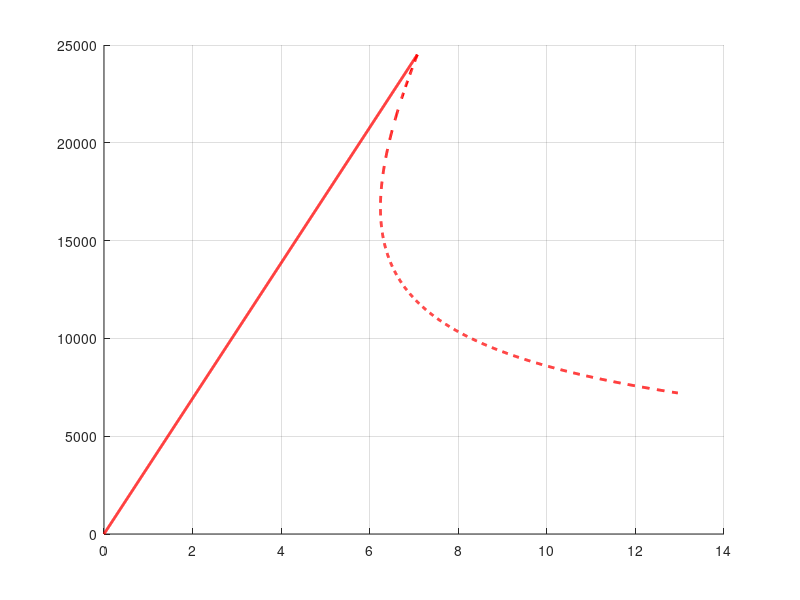

The MATLAB source for this figure: (Note: this script raises an error after producing the figure.)
clear;
close all
    
files = {"ENFTauShear30.mat","ENFTauShear60.mat","ENFTauShear120.mat"};
labels = {'\tau_t^0 = 30 MPa','\tau_t^0 = 60 MPa','\tau_t^0 = 120 MPa'};
outDir = 'C:\Users\david\Desktop\PlotsResultats\3.ENF';

if ~exist(outDir,'dir')
    mkdir(outDir);
end

figPos = [100 100 1200 900];
fontSize = 22;
lineWidth = 2;

E  = 120e9;
nu = 0.3;
GIIc = 1002;
b  = 1;
h  = 1.55e-3;
a0 = 35e-3;
aMax = 120e-3;
L = 75e-3;

nuStress = nu/(1+nu); 
EStress  = E*(1-nuStress^2);    

E = EStress;
nu = nuStress;

a = linspace(a0,aMax,1000);

% FProp = sqrt((16*b^2*h^3*E*GIIc)./(9*a.^2));
% uProp = FProp.*(3*a.^3 + 2*L.^3)./(8*b*h.^3*E);
% 
% Fenf = sqrt((16*b^2*h^3*E*GIIc)/(9*a0^2));
% Cenf = (3*a0^3 + 2*L^3)/(8*b*h^3*E);
% uenf = Cenf*Fenf;
% 
% uElastic = linspace(0,uenf,1000);
% FElastic = uElastic/Cenf;

G = E/(2*(1+nu));

Gamma = 1.18*E/G;
chi   = sqrt(E/(11*G)*(3 - 2*(Gamma/(1+Gamma))^2));

aEff  = a  + 0.42*chi*h;
a0Eff = a0 + 0.42*chi*h;

FProp = sqrt((16*b^2*h^3*E*GIIc)./(9*aEff.^2));
uProp = FProp.*(3*aEff.^3 + 2*L.^3)./(8*b*h^3*E);

Fenf = sqrt((16*b^2*h^3*E*GIIc)/(9*a0Eff^2));
Cenf = (3*a0Eff^3 + 2*L^3)/(8*b*h^3*E);
uenf = Cenf*Fenf;

uElastic = linspace(0,uenf,1000);
FElastic = uElastic/Cenf;



fig = figure('Position',figPos);

hold on
grid on

plot(uElastic*1e3,FElastic,'r','LineWidth',2,'DisplayName','LEFM elastic')
plot(uProp*1e3,FProp,'r--','LineWidth',2,'DisplayName','LEFM propagation')

markers = {'o','s','d'};

for i = 1:numel(files)
    S = load(files{i});
    fn = fieldnames(S);
    data = S.(fn{1});

    U = data(:,2)*1e3;
    F = data(:,1);

scatter(U,F,30,markers{i},'filled','DisplayName',labels{i})
end

xlabel('Midpoint displacement [mm]')
ylabel('Load [N]')
legend('Location','best')
xlim([0,9])
title("ENF Benchmark. Traction-Displacement Graph")
set(gca,'FontSize',fontSize)



exportgraphics(fig,fullfile(outDir,'ENF.png'),'Resolution',300);
